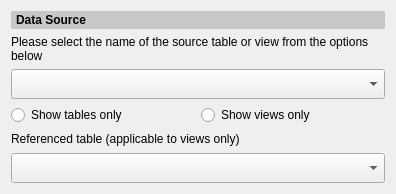
<?xml version="1.0" encoding="UTF-8"?>
<ui version="4.0">
 <class>frmComposerDataSource</class>
 <widget class="QWidget" name="frmComposerDataSource">
  <property name="geometry">
   <rect>
    <x>0</x>
    <y>0</y>
    <width>396</width>
    <height>194</height>
   </rect>
  </property>
  <property name="sizePolicy">
   <sizepolicy hsizetype="Preferred" vsizetype="Maximum">
    <horstretch>0</horstretch>
    <verstretch>0</verstretch>
   </sizepolicy>
  </property>
  <property name="windowTitle">
   <string>Data Source</string>
  </property>
  <layout class="QGridLayout" name="gridLayout">
   <item row="4" column="0" colspan="2">
    <widget class="QLabel" name="label_3">
     <property name="text">
      <string>Referenced table (applicable to views only)</string>
     </property>
    </widget>
   </item>
   <item row="1" column="0" colspan="2">
    <widget class="QLabel" name="label_2">
     <property name="frameShape">
      <enum>QFrame::NoFrame</enum>
     </property>
     <property name="text">
      <string>&lt;html&gt;&lt;head/&gt;&lt;body&gt;&lt;p&gt;Please select the name of the source table
                            or view from the options below&lt;/p&gt;&lt;/body&gt;&lt;/html&gt;
                        </string>
     </property>
     <property name="wordWrap">
      <bool>true</bool>
     </property>
    </widget>
   </item>
   <item row="0" column="0" colspan="2">
    <widget class="QLabel" name="label">
     <property name="sizePolicy">
      <sizepolicy hsizetype="Preferred" vsizetype="Maximum">
       <horstretch>0</horstretch>
       <verstretch>0</verstretch>
      </sizepolicy>
     </property>
     <property name="styleSheet">
      <string notr="true">padding: 2px; font-weight: bold; background-color: rgb(200, 200, 200);
                        </string>
     </property>
     <property name="text">
      <string>Data Source</string>
     </property>
    </widget>
   </item>
   <item row="3" column="1">
    <widget class="QRadioButton" name="rbViews">
     <property name="text">
      <string>Show views only</string>
     </property>
    </widget>
   </item>
   <item row="2" column="0" colspan="2">
    <widget class="QComboBox" name="cboDataSource">
     <property name="minimumSize">
      <size>
       <width>0</width>
       <height>30</height>
      </size>
     </property>
    </widget>
   </item>
   <item row="3" column="0">
    <widget class="QRadioButton" name="rbTables">
     <property name="text">
      <string>Show tables only</string>
     </property>
    </widget>
   </item>
   <item row="5" column="0" colspan="2">
    <widget class="QComboBox" name="cboReferencedTable">
     <property name="minimumSize">
      <size>
       <width>0</width>
       <height>30</height>
      </size>
     </property>
    </widget>
   </item>
  </layout>
 </widget>
 <resources/>
 <connections/>
</ui>
